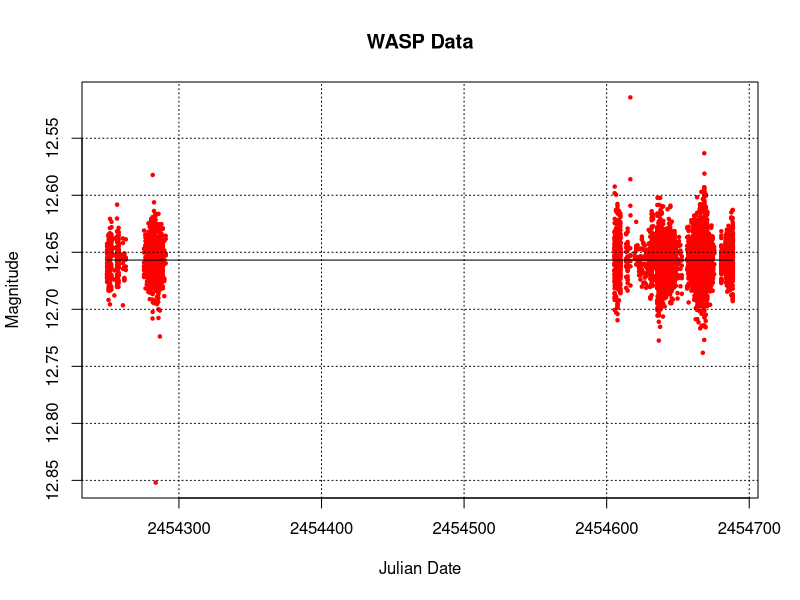

The R script that drew this image:
# read in, fit and plot the wasp data
library(MASS)

wasp_data <- read.csv("data/wasp.csv",header=FALSE)

plot(wasp_data$V2,wasp_data$V3,col="red",pch=20,cex=0.7,ylim=c(max(wasp_data$V3,na.rm=TRUE),min(wasp_data$V3,na.rm=TRUE)),xlab="Julian Date",ylab="Magnitude",main="WASP Data")

myfit = rlm(wasp_data$V3 ~ wasp_data$V2)
lines(wasp_data$V2,myfit$fitted.values,col="black")

grid(col="black")
